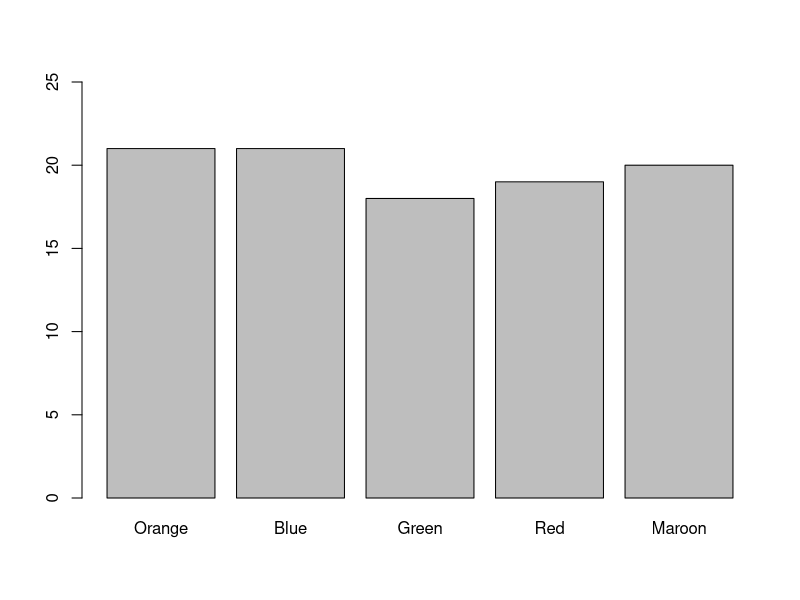
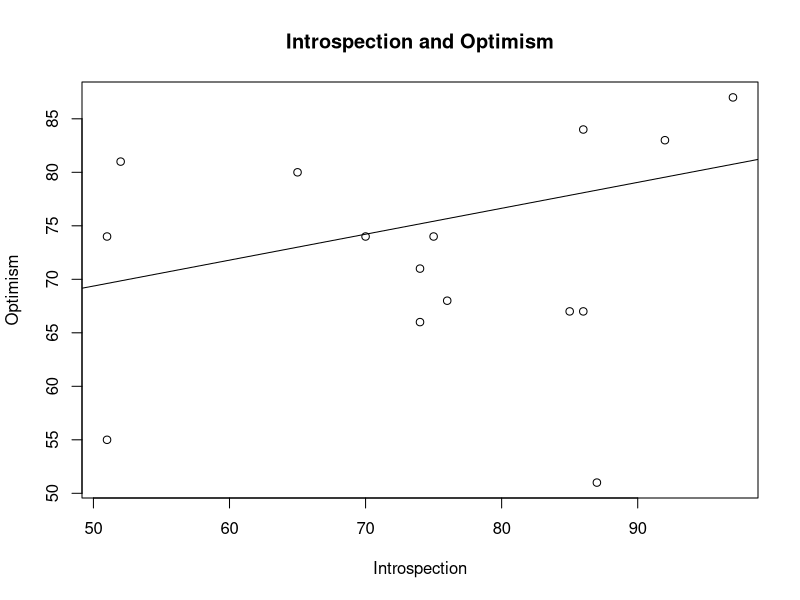
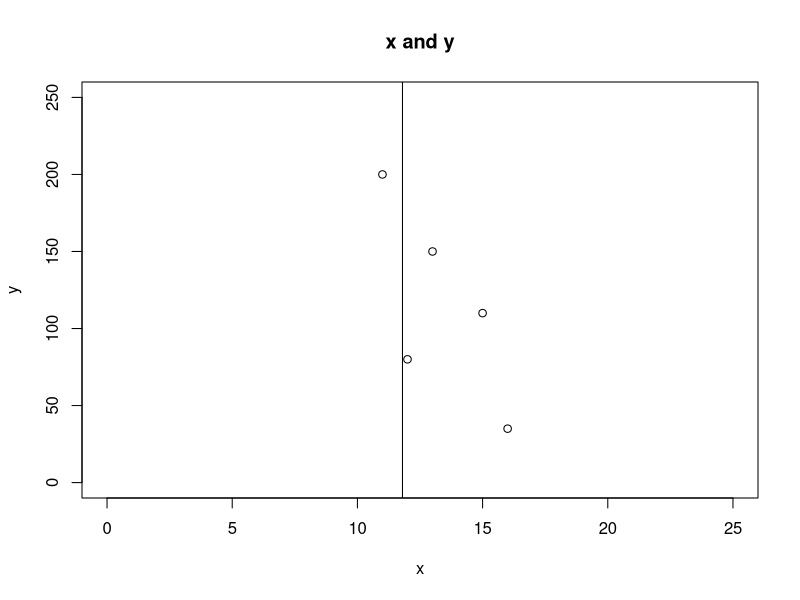

Recreate these plots in R, in order.
#Advanced Stats Spring '22
#In Class script #3
#Created by Qingqing Yang 03/2/2022

##Question 1#####################

# Create data frame
Q1_df <- data.frame(
  categories=c("Orange","Blue","Green","Red","Maroon"),
  freq = c(21,21,18,19,20)
)
# barplot(Q1_df$freq,names.arg = Q1_df$categories, ylim=c(0,25), space=0.1,legend.text = Q1_df$freq,col=rainbow(5))
barplot(Q1_df$freq,
        names.arg = Q1_df$categories, 
        ylim=c(0,25)
)

##Question 2#####################

# Create data frame
Q2_df <- data.frame(
  Participant = 1:15,
  Introspection = c(51,65,74,74,75,76,87,86,51,85,52,92,97,70,86),
  Optimism = c(55,80,71,66,74,68,51,67,74,67,81,83,87,74,84)
)

# Pearson's r
cor.test(Q2_df$Introspection, Q2_df$Optimism,method = "pearson")

# Plot the data
plot(Q2_df$Introspection, Q2_df$Optimism,
     main = "Introspection and Optimism",
     xlab = "Introspection",
     ylab = "Optimism"
)

# Linear regression
lm_Q2=lm(Q2_df$Introspection ~ Q2_df$Optimism)
abline(lm_Q2)
# Y = 0.2423X+57.2557
lm_Q2

##Question 3#####################

# Get the data frame for Q3
Q3_df <- data.frame(
  Participant = 1:12,
  Visual_Imagery_Rating= c(44,38,40,43,47,31,42,42,48,28,40,41),
  Vivid_Dreaming = NaN
)

# calculate the y and put it in the data frame
slope = 0.004
intercept= 6.023

for (i in 1:12){
Q3_df$Vivid_Dreaming[i]=
  slope*Q3_df$Visual_Imagery_Rating[i]+intercept
}

Q3_df

##Question 4#######################

# Data frame
Q4_df <- data.frame(
  x = c(16,12,15,13,11),
  y_predicted= c(56.86,146.38,79.2415,124,168.76),
  residuals= c(-21.86,-66.38,30.76,26,31.24),
  y = NaN
)
# Find y
for (i in 1:5){
  Q4_df$y[i]=Q4_df$y_predicted[i]+Q4_df$residuals[i]
}

# Plot x and y with range on x and y
plot(Q4_df$x, Q4_df$y,
     main = "x and y",
     xlab = "x",
     ylab = "y",
    xlim = c(0,25),
    ylim = c(0,250),
)

help('plot')
help('abline')
# The h= and v= forms draw horizontal and vertical lines at the specified coordinates
abline(v=11.8)
